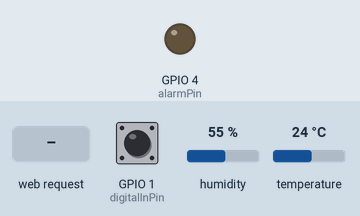
This sketch was run on a simulated ESP8266 (NodeMCU). On the bench: output pins drawn as LEDs (lit = HIGH). The test bench sets the inputs (shaded band); at power-on: GPIO 1 (digitalInPin) HIGH, humidity 55 %, temperature 24 °C. WiFi joins after 1.5 s; servers stay silent unless stated; network time is answered at once with the bench clock; the local clock reads 2024-03-15 10:24:30 at power-on unless the sketch sets it; what the sketch prints to the serial monitor is not drawn.

Above: at 3.3 s.
3.4 s: HTTP request GET / received
Timing chart, 0 to 6.4 s (numbered marks = the images above; inputs shaded):
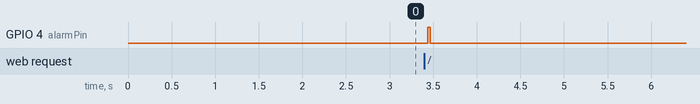

The sketch:

NodeMCU_DoorMonitor_V0.1.ino
```cpp
// Exterior Door Monitor
// based on requirement from Dah H. 3/8/2020

#include <ESP8266WiFi.h>
#include <ESP8266WebServer.h>
// add for time support
#include <NTPClient.h>
#include <WiFiUdp.h>
// added DHT11 temp and humidity sensor
#include "DHT.h"

DHT dht;

// Define NTP Client to get time
WiFiUDP ntpUDP;
NTPClient timeClient(ntpUDP);

// Variables to save date and time
String formattedDate;
String dayStamp;
String timeStamp;

// wireless connection
const char* ssid = "asdfgbvcxz";
const char* password = "2w3e4r5tdolly";

// inputs and outputs
const int digitalInPin = 1;      // ESP8266 digital pin 1 equates to GPIO1 on nodemcu board
const int alarmPin = 4;          // audio alarm, GPIO 4 equates to D2 pin
const int dhtPin = 5;            // pin for reading values for temperature/humidity sensor, equates to GPIO 5 (D1) pin

int iDoor1Input = 0;

ESP8266WebServer server(80);

float Temperature;


void setup() {
  Serial.begin(9600);
  delay(100);

  pinMode(digitalInPin, INPUT_PULLUP);   // reads light state from light control board
  pinMode(alarmPin, OUTPUT);      // alarm pin
  Serial.println("Connecting to ");
  Serial.println(ssid);

  //connect to network
  WiFi.begin(ssid, password);

  //check wi-fi is connected to wi-fi network
  while (WiFi.status() != WL_CONNECTED) {
  delay(1000);
  Serial.print(".");
  }
  Serial.println("");
  Serial.println("WiFi connected..!");
  Serial.print("Got IP: ");  Serial.println(WiFi.localIP());

  server.on("/", handle_OnConnect);
  server.onNotFound(handle_NotFound);

  server.begin();
  Serial.println("HTTP server started");

// Initialize a NTPClient to get time
  timeClient.begin();

  // Set offset time in seconds to adjust for your timezone, for example:
  // GMT +1 = 3600
  // GMT +8 = 28800
  // GMT -1 = -3600
  // GMT 0 = 0
  timeClient.setTimeOffset(0);
  dht.setup(dhtPin);

}
void loop() {

  server.handleClient();

}

void handle_OnConnect() {

  iDoor1Input = digitalRead(digitalInPin);              // get door status, use normally open switch with input in pullup mode.
                                                        // switch is connected from input to ground.  Switch is closed when door
                                                        // is closed pulling input low.
  Serial.print("Door 1 input is: ");
  Serial.println(iDoor1Input);

  server.send(200, "text/html", SendHTML());

  digitalWrite(alarmPin,HIGH);
  delay(30);
  digitalWrite(alarmPin,LOW);


}

void handle_NotFound(){
  server.send(404, "text/plain", "Not found");
}

String SendHTML(void){

  /********* NTP stuff from:
    Rui Santos
    Complete project details at https://randomnerdtutorials.com
    Based on the NTP Client library example
  *********/

  while(!timeClient.update()) {
    timeClient.forceUpdate();
  }
  // The formattedDate comes with the following format:
  // 2018-05-28T16:00:13Z
  // We need to extract date and time
  formattedDate = timeClient.getFormattedDate();
  // Extract date
  int splitT = formattedDate.indexOf("T");
  dayStamp = formattedDate.substring(0, splitT);
  // Extract time
  timeStamp = formattedDate.substring(splitT+1, formattedDate.length()-1);

  // get temp and humidity from DHT module
  float f = dht.toFahrenheit(dht.getTemperature());
  float h = dht.getHumidity();

  String ptr = "<!DOCTYPE html> <html>\n";

  ptr +="<head><meta name=\"viewport\" content=\"width=device-width, initial-scale=1.0, user-scalable=no\">\n";
  ptr +="<title>Door Monitor</title>\n";
  ptr +="<style>html { font-family: Helvetica; display: inline-block; margin: 0px auto; text-align: center;}\n";
  ptr +="body{margin-top: 50px;} h1 {color: #444444;margin: 50px auto 30px;}\n";
  ptr +="p {font-size: 24px;color: #444444;margin-bottom: 10px;}\n";
  ptr +="</style>\n";
  ptr +="</head>\n";
  ptr +="<body>\n";
  ptr +="<div id=\"webpage\">\n";
  ptr +="<h1>Door Status:</h1>\n";

  // thought starters for behavior...
  // if door open more than 15 minutes sound periodic alarm
  // if door open more than 5 minutes after dark sound alarm
  // If door is open after 11PM sound alarm
  // add multiple inputs


  ptr +="<p>Door1 Status: ";


  // display status for multiple inputs here (can be analog or digital)
  if(iDoor1Input == 0){
    ptr +="closed";
  }
  else{
    ptr +="open";
  }
  ptr +="</p>";


  // done displaying statuses, show other info...
  ptr +="<p>Humidity: ";
  ptr += h;                   // humidity from sensor
  ptr +="   Temperature: ";
  ptr +=f;                    // temperature from sensor
  ptr +="</p>";

  ptr +="<p>";
  ptr +=dayStamp;
  ptr +=" ";
  ptr +=timeStamp;
  ptr +=" UTC";

  ptr +="</div>\n";
  ptr +="</body>\n";
  ptr +="</html>\n";

  return ptr;
}
```

Measured:
- after the input at 3.4 s, GPIO 4 (alarmPin): LOW → HIGH at once, → LOW 0.03 s later
